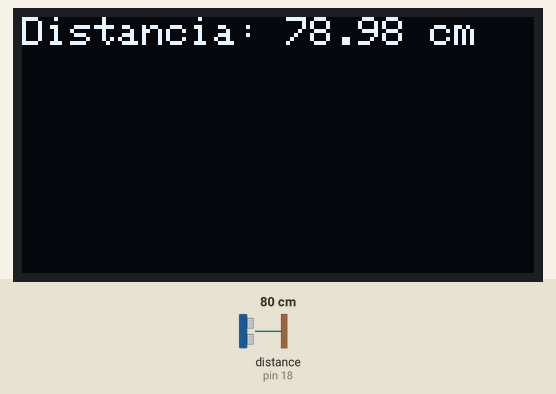
Bench run of a sketch on a simulated Arduino Uno, built with avr-gcc and run on an emulated ATmega328P. Shown: 128×64 one-colour display. Wiring (inferred from the names in the program): ultrasonic range finder: trigger pin 5; echo pin 18. The inputs (shaded band) are chosen by the test bench; at power-on: distance to the obstacle (sensor on pin 18) 80 cm. The echo pulse lasts 58.3 µs per cm; what the sketch prints to the serial monitor is not drawn.

Above: at 3.2 s.
3.3 s: distance to the obstacle (sensor on pin 18) set to 2 cm
At 4.9 s:
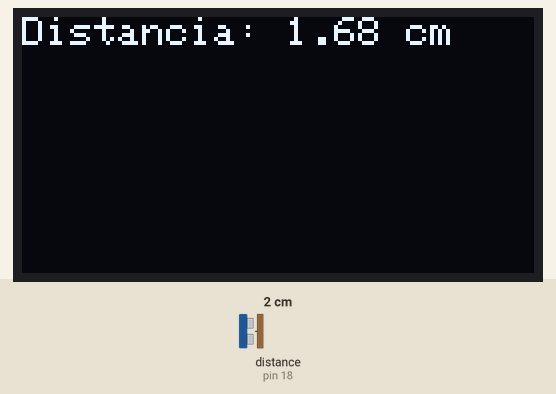
6.6 s: distance to the obstacle (sensor on pin 18) set to 4 cm
At 8.4 s:
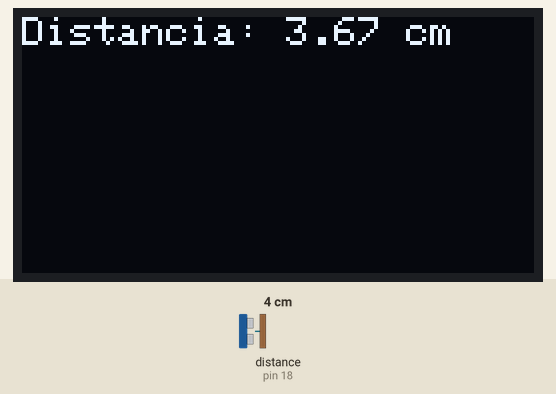
8.7 s: distance to the obstacle (sensor on pin 18) set to 18 cm
At 9.8 s:
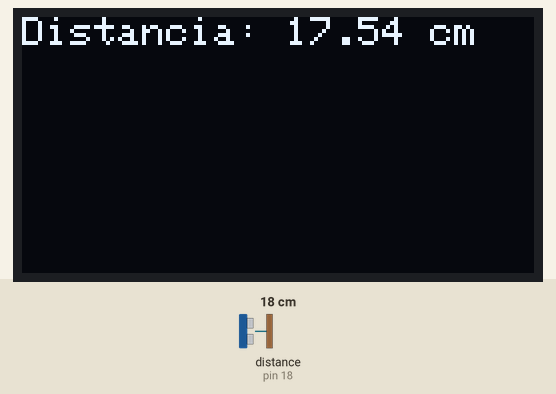
Timing chart, 0 to 11.7 s (numbered marks = the images above; inputs shaded):
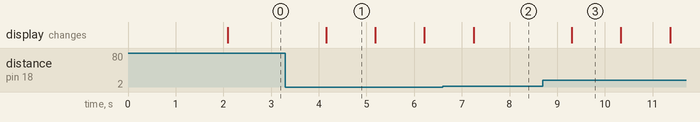

Measured:
- after the input at 3.3 s, the display: changes after 0.86 s (image 1)
- after the input at 6.6 s, the display: changes after 0.65 s (image 2)
- after the input at 8.7 s, the display: changes after 0.61 s (image 3)
- what the display in image 1 shows lasts 1.0 s, from 4.2 s to 5.2 s

The sketch:

distancia_lcd.ino
```cpp
// Medidor de distancia a OLED hecho por Pedro Fregoso
#include <Wire.h>
#include <Adafruit_GFX.h>
#include <Adafruit_SSD1306.h>

#define SCREEN_WIDTH 128 // Ancho de la pantalla OLED
#define SCREEN_HEIGHT 64 // Altura de la pantalla OLED
Adafruit_SSD1306 display(SCREEN_WIDTH, SCREEN_HEIGHT, &Wire, -1);

const int trigPin = 5;   // Pin de Trigger del sensor ultrasónico
const int echoPin = 18;  // Pin de Echo del sensor ultrasónico
#define SOUND_SPEED 0.034 // Velocidad del sonido en cm/us

long duration;
float distanceCm;

void setup() {
  Serial.begin(115200); // Inicia la comunicación serial
  pinMode(trigPin, OUTPUT); // Establece el pin de Trigger como salida
  pinMode(echoPin, INPUT);  // Establece el pin de Echo como entrada

  // Inicia el display OLED, verifica la conexión
  if(!display.begin(SSD1306_SWITCHCAPVCC, 0x3C)) {
    Serial.println(F("SSD1306 allocation failed"));
    for(;;); // Bucle infinito si falla la inicialización
  }
  display.clearDisplay(); // Limpia la pantalla
  display.setTextSize(1); // Establece el tamaño del texto
  display.setTextColor(WHITE); // Establece el color del texto
  display.setCursor(0,0); // Posiciona el cursor
  display.println("Iniciando sensor..."); // Muestra mensaje inicial
  display.display(); // Actualiza la pantalla
  delay(2000); // Retardo inicial
}

void loop() {
  digitalWrite(trigPin, LOW); // Asegura que el Trigger está desactivado
  delayMicroseconds(2); // Breve pausa
  digitalWrite(trigPin, HIGH); // Envía un pulso
  delayMicroseconds(10); // Duración del pulso
  digitalWrite(trigPin, LOW); // Finaliza el pulso

  duration = pulseIn(echoPin, HIGH); // Mide el tiempo del eco
  distanceCm = duration * SOUND_SPEED / 2; // Calcula la distancia

  // Muestra la distancia en el OLED
  display.clearDisplay();
  display.setCursor(0,0);
  display.print("Distancia: ");
  display.print(distanceCm);
  display.println(" cm");
  display.display();

  // También envía la distancia al Monitor Serial
  Serial.print("Distance (cm): ");
  Serial.println(distanceCm);

  delay(1000); // Espera antes de la próxima medición
}
```
